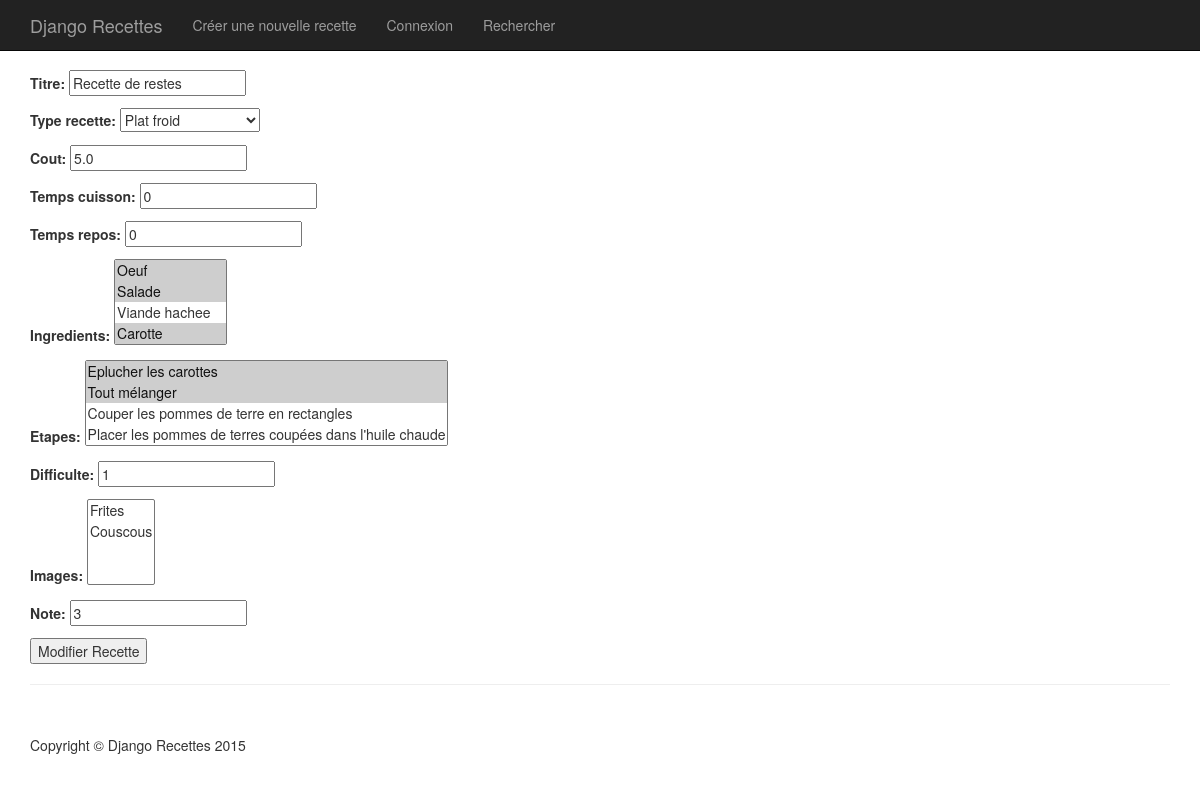
Page /modifier_recette/1/ on the earlier database version.
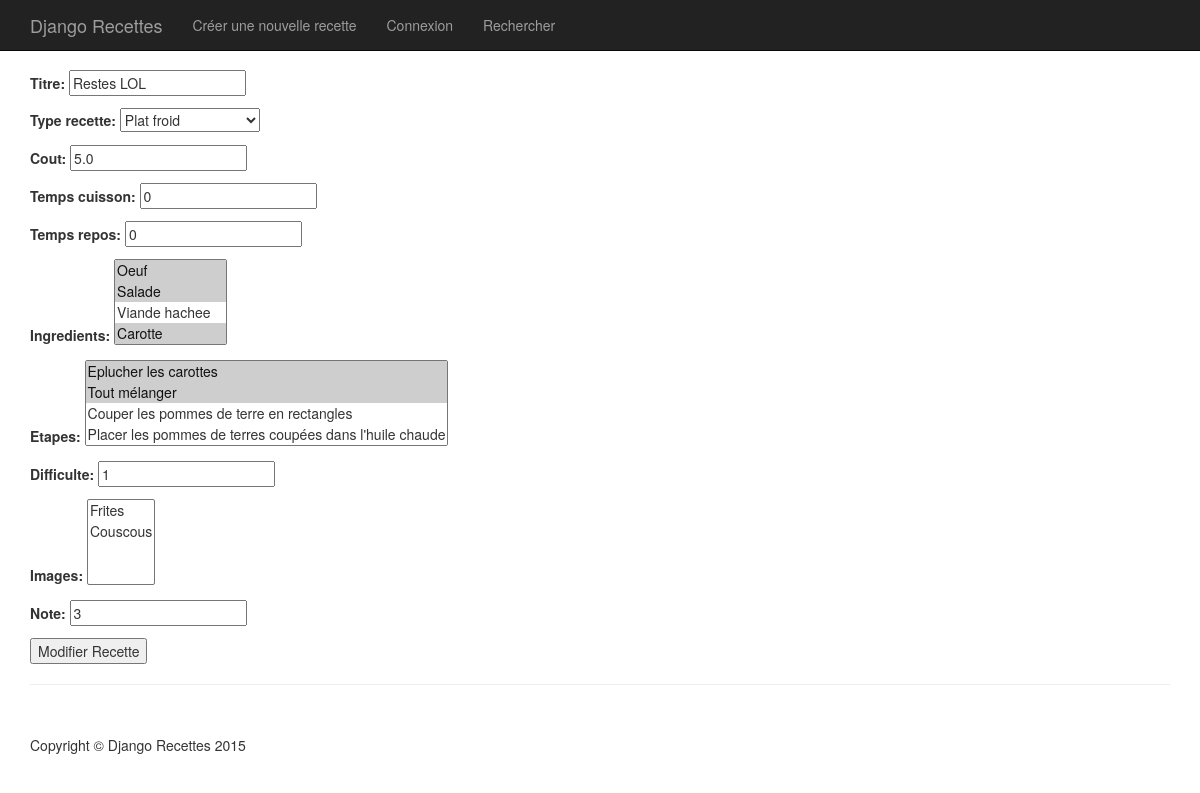
Same page on the later database version.
### recette/models.py (models this page shows, shortened)
class Recette(models.Model):
    titre = models.CharField(max_length=150)
    type_recette = models.ForeignKey('Type_Recette')
    difficulte = models.PositiveIntegerField()
    cout = models.FloatField()
    temps_cuisson = models.PositiveIntegerField()
    temps_repos = models.PositiveIntegerField()
    note = models.PositiveIntegerField()
    date_creation = models.DateField(auto_now=True)
    ingredients = models.ManyToManyField('Ingredient')
    images = models.ManyToManyField('Images', blank=True, null=True)
    etapes = models.ManyToManyField('Etape')
    commentaires = models.ManyToManyField('Commentaire', blank=True, null=True)

### recette/views.py (the view, shortened to what this page needs)
# urls.py: url(r'modifier_recette/(?P<pk>[0-9]+)/$', modifier_recette.as_view(), name='modifier_recette'),
class modifier_recette(UpdateView):
    from .forms import RecetteForm
    model = Recette
    form_class = RecetteForm
    template_name = "recette/modifier_recette.html"

### recette/forms.py
class RecetteForm(forms.ModelForm):
    class Meta:
        model = Recette
        fields = ['titre', 'type_recette', 'cout', 'temps_cuisson', 'temps_repos', 'ingredients', 'etapes',
                  'difficulte', 'images', 'note']

### recette/models.py (called while the page is built)
    def __str__(self):
        return self.type_recette

    def __str__(self):
        return self.nom

    def __str__(self):
        return self.nom_ingredient

    def __str__(self):
        return self.nom_etape

### recette/templates/recette/modifier_recette.html (shortened to what this page needs)
{% extends 'recette/_base.html' %}
{% block contenu %}
<form action="" method="post">
    {{ form.as_p }}
    <input type="submit" value="Modifier Recette" />
</form>
{% endblock %}

Differences in the rows shown:
changed Recette: titre "Recette de restes" → "Restes LOL"
